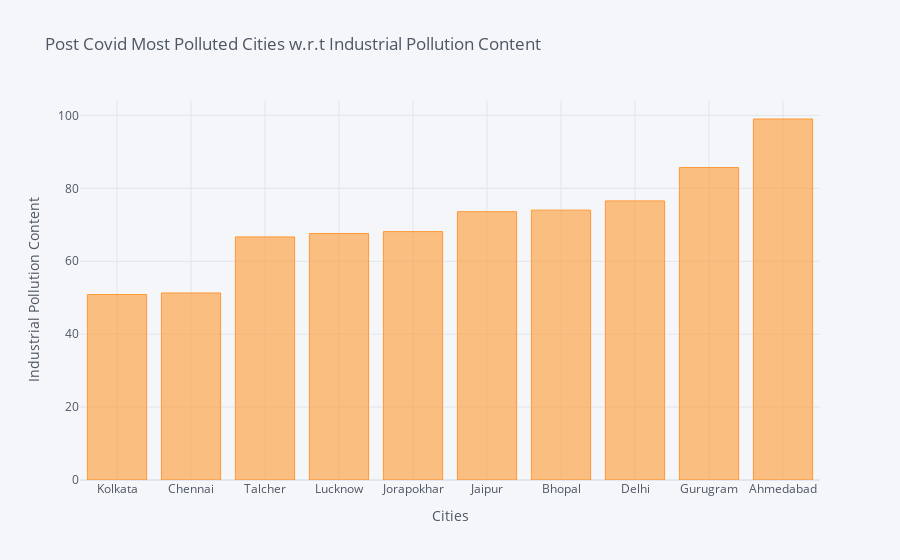
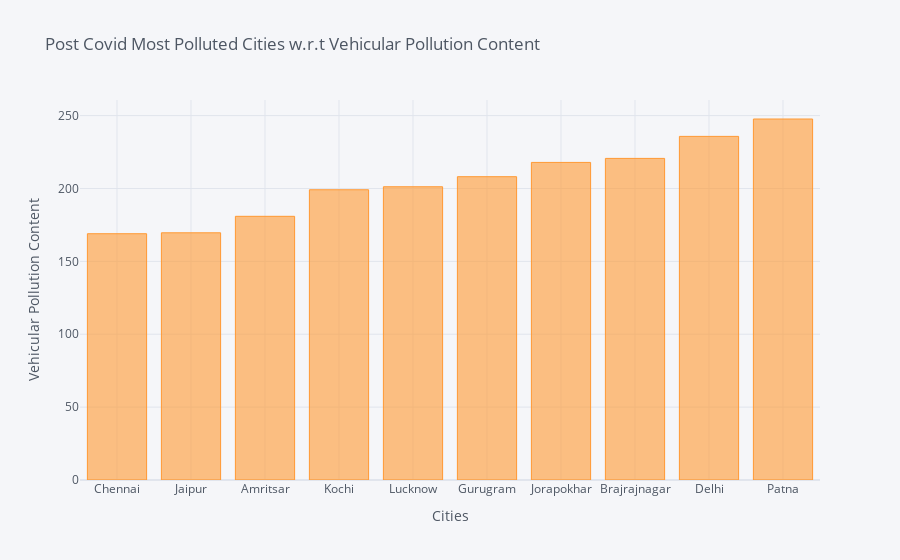
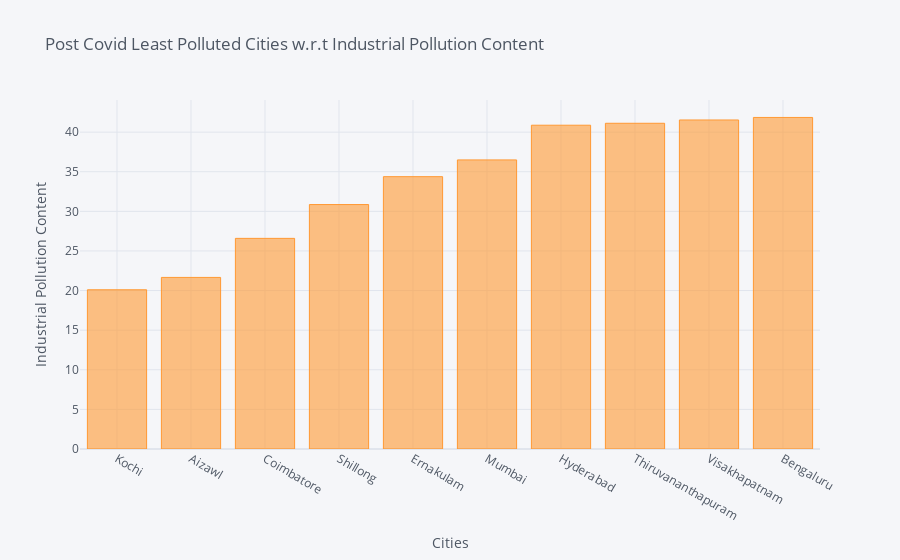
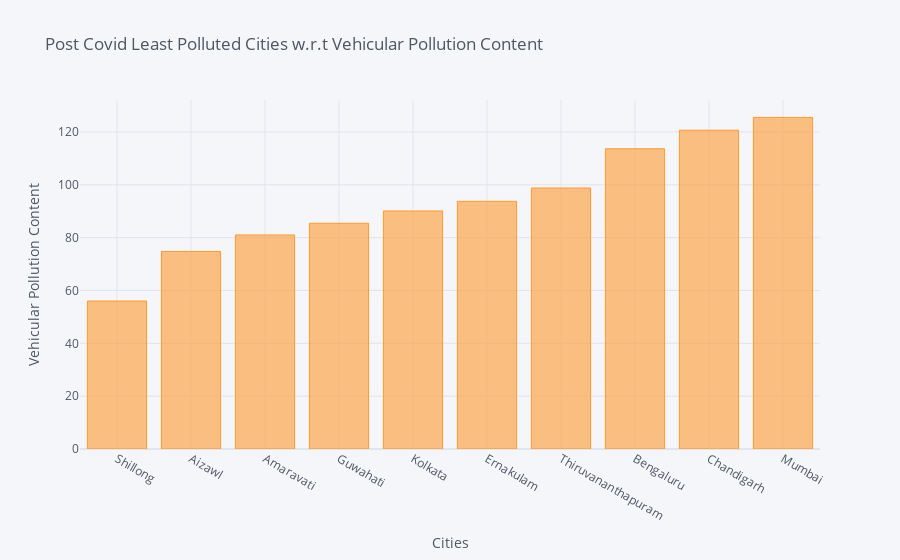

Here is the notebook cell these charts were saved with, in order:
### Code cell
max_bar_plot(df, 'Industrial Pollution Content', 'Post Covid Most Polluted Cities')
max_bar_plot(df, 'Vehicular Pollution Content', 'Post Covid Most Polluted Cities')

min_bar_plot(df, 'Industrial Pollution Content', 'Post Covid Least Polluted Cities')
min_bar_plot(df, 'Vehicular Pollution Content', 'Post Covid Least Polluted Cities')

### Figure 1 — Plotly figure (JSON) as saved in the notebook; plotly's stock layout.template omitted (floating-point values rounded to 4 significant figures)
{"data": [{"marker": {"color": "rgba(255, 153, 51, 0.6)", "line": {"color": "rgba(255, 153, 51, 1.0)", "width": 1}}, "name": "Industrial Pollution Content", "orientation": "v", "text": "", "type": "bar", "x": ["Kolkata", "Chennai", "Talcher", "Lucknow", "Jorapokhar", "Jaipur", "Bhopal", "Delhi", "Gurugram", "Ahmedabad"], "y": [50.88, 51.3, 66.68, 67.62, 68.13, 73.59, 74.02, 76.56, 85.7, 99.02]}], "layout": {"legend": {"bgcolor": "#F5F6F9", "font": {"color": "#4D5663"}}, "paper_bgcolor": "#F5F6F9", "plot_bgcolor": "#F5F6F9", "title": {"font": {"color": "#4D5663"}, "text": "Post Covid Most Polluted Cities w.r.t Industrial Pollution Content"}, "xaxis": {"gridcolor": "#E1E5ED", "showgrid": true, "tickfont": {"color": "#4D5663"}, "title": {"font": {"color": "#4D5663"}, "text": "Cities"}, "zerolinecolor": "#E1E5ED"}, "yaxis": {"gridcolor": "#E1E5ED", "showgrid": true, "tickfont": {"color": "#4D5663"}, "title": {"font": {"color": "#4D5663"}, "text": "Industrial Pollution Content"}, "zerolinecolor": "#E1E5ED"}}}

### Figure 2 — Plotly figure (JSON) as saved in the notebook; plotly's stock layout.template omitted (floating-point values rounded to 4 significant figures)
{"data": [{"marker": {"color": "rgba(255, 153, 51, 0.6)", "line": {"color": "rgba(255, 153, 51, 1.0)", "width": 1}}, "name": "Vehicular Pollution Content", "orientation": "v", "text": "", "type": "bar", "x": ["Chennai", "Jaipur", "Amritsar", "Kochi", "Lucknow", "Gurugram", "Jorapokhar", "Brajrajnagar", "Delhi", "Patna"], "y": [169.0, 169.6, 180.9, 199.1, 201.2, 208.1, 217.9, 220.6, 235.7, 247.7]}], "layout": {"legend": {"bgcolor": "#F5F6F9", "font": {"color": "#4D5663"}}, "paper_bgcolor": "#F5F6F9", "plot_bgcolor": "#F5F6F9", "title": {"font": {"color": "#4D5663"}, "text": "Post Covid Most Polluted Cities w.r.t Vehicular Pollution Content"}, "xaxis": {"gridcolor": "#E1E5ED", "showgrid": true, "tickfont": {"color": "#4D5663"}, "title": {"font": {"color": "#4D5663"}, "text": "Cities"}, "zerolinecolor": "#E1E5ED"}, "yaxis": {"gridcolor": "#E1E5ED", "showgrid": true, "tickfont": {"color": "#4D5663"}, "title": {"font": {"color": "#4D5663"}, "text": "Vehicular Pollution Content"}, "zerolinecolor": "#E1E5ED"}}}

### Figure 3 — Plotly figure (JSON) as saved in the notebook; plotly's stock layout.template omitted (floating-point values rounded to 4 significant figures)
{"data": [{"marker": {"color": "rgba(255, 153, 51, 0.6)", "line": {"color": "rgba(255, 153, 51, 1.0)", "width": 1}}, "name": "Industrial Pollution Content", "orientation": "v", "text": "", "type": "bar", "x": ["Kochi", "Aizawl", "Coimbatore", "Shillong", "Ernakulam", "Mumbai", "Hyderabad", "Thiruvananthapuram", "Visakhapatnam", "Bengaluru"], "y": [20.1, 21.66, 26.59, 30.86, 34.38, 36.49, 40.88, 41.12, 41.53, 41.85]}], "layout": {"legend": {"bgcolor": "#F5F6F9", "font": {"color": "#4D5663"}}, "paper_bgcolor": "#F5F6F9", "plot_bgcolor": "#F5F6F9", "title": {"font": {"color": "#4D5663"}, "text": "Post Covid Least Polluted Cities w.r.t Industrial Pollution Content"}, "xaxis": {"gridcolor": "#E1E5ED", "showgrid": true, "tickfont": {"color": "#4D5663"}, "title": {"font": {"color": "#4D5663"}, "text": "Cities"}, "zerolinecolor": "#E1E5ED"}, "yaxis": {"gridcolor": "#E1E5ED", "showgrid": true, "tickfont": {"color": "#4D5663"}, "title": {"font": {"color": "#4D5663"}, "text": "Industrial Pollution Content"}, "zerolinecolor": "#E1E5ED"}}}

### Figure 4 — Plotly figure (JSON) as saved in the notebook; plotly's stock layout.template omitted (floating-point values rounded to 4 significant figures)
{"data": [{"marker": {"color": "rgba(255, 153, 51, 0.6)", "line": {"color": "rgba(255, 153, 51, 1.0)", "width": 1}}, "name": "Vehicular Pollution Content", "orientation": "v", "text": "", "type": "bar", "x": ["Shillong", "Aizawl", "Amaravati", "Guwahati", "Kolkata", "Ernakulam", "Thiruvananthapuram", "Bengaluru", "Chandigarh", "Mumbai"], "y": [56.01, 74.78, 81.01, 85.44, 90.11, 93.76, 98.8, 113.6, 120.7, 125.5]}], "layout": {"legend": {"bgcolor": "#F5F6F9", "font": {"color": "#4D5663"}}, "paper_bgcolor": "#F5F6F9", "plot_bgcolor": "#F5F6F9", "title": {"font": {"color": "#4D5663"}, "text": "Post Covid Least Polluted Cities w.r.t Vehicular Pollution Content"}, "xaxis": {"gridcolor": "#E1E5ED", "showgrid": true, "tickfont": {"color": "#4D5663"}, "title": {"font": {"color": "#4D5663"}, "text": "Cities"}, "zerolinecolor": "#E1E5ED"}, "yaxis": {"gridcolor": "#E1E5ED", "showgrid": true, "tickfont": {"color": "#4D5663"}, "title": {"font": {"color": "#4D5663"}, "text": "Vehicular Pollution Content"}, "zerolinecolor": "#E1E5ED"}}}
